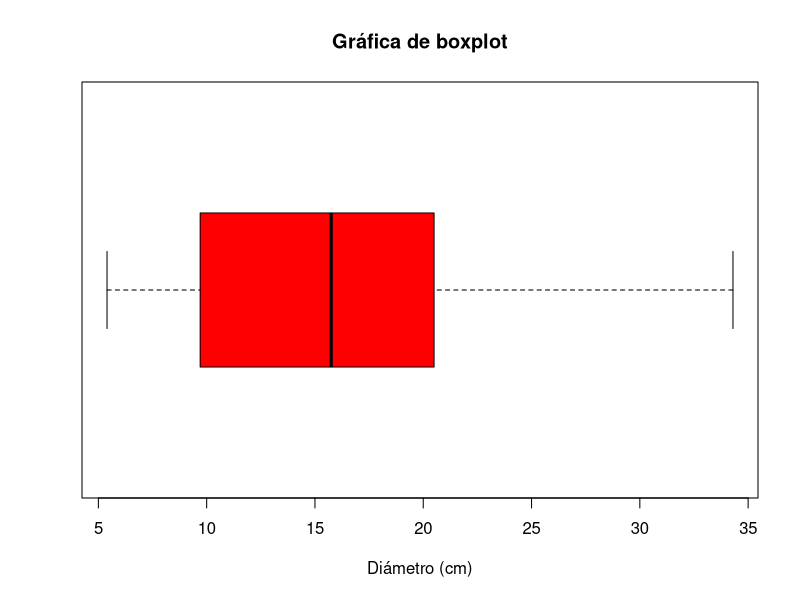
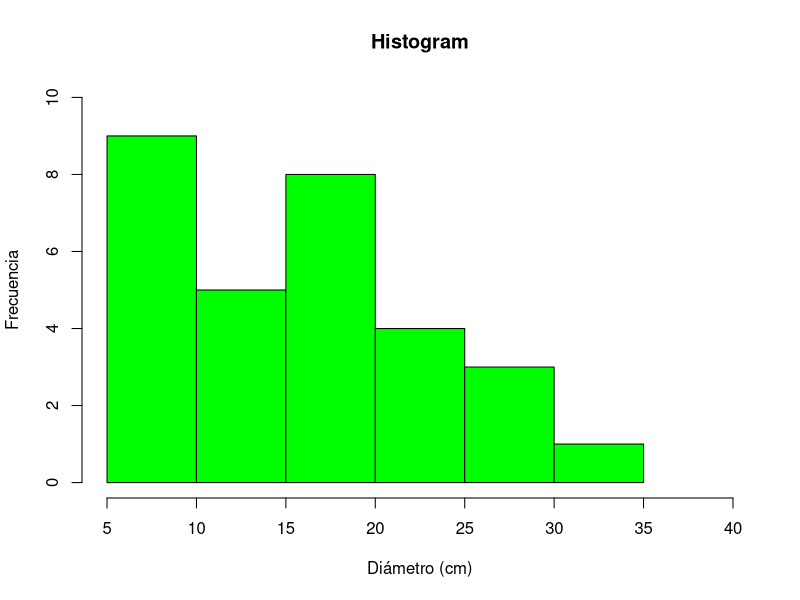

Write R code to recreate these figures, in order.
# Marco Aurelio González Tagle
# Matrícula 12345678
# Fecha 24.01.2021
# Estádisticas descriptivas


dbh <- c(16.5, 25.3, 22.1, 17.2, 16.1, 8.1, 34.3, 5.4, 5.7, 11.2, 24.1,  
         14.5, 7.7, 15.6, 15.9, 10, 17.5, 20.5, 7.8, 27.3, 9.7, 6.5,  
         23.4, 8.2, 28.5, 10.4, 11.5, 14.3, 17.2, 16.8) 
length(dbh)


# Medidas de tendencia central --------------------------------------------

# Media

mean(dbh)

sum(dbh)/length(dbh)


# Mediana

median(dbh)

# Media geométrica

exp(mean(log(dbh)))

# Moda (crear una función particular para obtenerla moda.)

moda = function(x)
{
m1 <- sort(table(x), decreasing = TRUE)
moda <- names(m1[m1==m1[1]])
moda <- as.numeric(moda)
return(moda)
}

moda(dbh)


# Medidas de dispersión ---------------------------------------------------

# rango
range(dbh)

# Varianza (s^2)

var(dbh)

# Desviación estándar (s) función sd

sd(dbh)

# Obtener la raíz cuadrada de la varianza me da la SD
sqrt(var(dbh))

# cuantiles o percentiles

quantile(dbh, 0.5) # El cualtil 0.5 corresponde al valor de la mediana

# cuantil 15%

quantile(dbh, 0.15)


# función fivenum

fivenum(dbh)

# Coeficiente de Variación (CV %)

100 * sd(dbh) / mean(dbh)

# Representación gráfica --------------------------------------------------


# Gráfica de Boxplot o de cajas

boxplot(dbh, horizontal = TRUE, col="red", main = "Gráfica de boxplot", xlab = "Diámetro (cm)")

# Gráfica de Tallo y Hoja (stem)

stem(dbh, scale= 1)

# Gráfica de histograma

hist(dbh, main = "Histogram", xlab = "Diámetro (cm)", ylab = "Frecuencia",
     ylim = c(0,10), col="green", xlim = c(5, 40))


